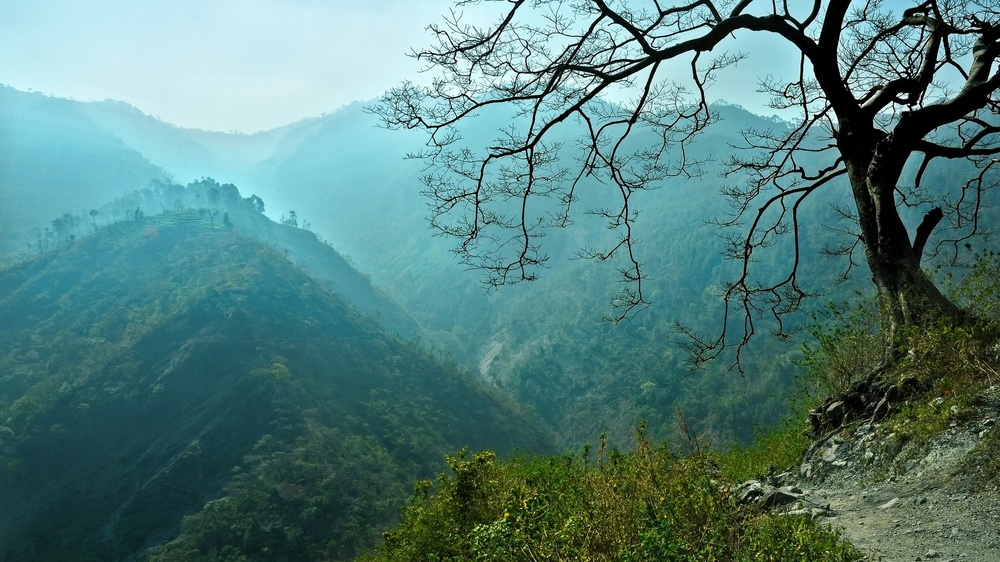
#> input picture Produccion/Jose Concha/sepia paralelo/21.jpg, 1000 x 562 px, shrunk from 1920 x 1080 before the run, found by its file name
$ python DayNight.py   (Python 2 division)
#> lines starting #> are read from the running program, lines starting #| are printed output that depends on the picture
#> in main, img is the input picture: PIL image 1000x562 RGB; mean R, G, B 84.6, 126.8, 123
__author__ = 'juank'

import numpy as np
from PIL import Image
from PIL import ImageEnhance
import time

# convierte una imagen tipo Imagen (de la libreria PIL) en una matriz(ETD) con la informacion RGB de la imagen
def convertirImgMatrixRGB(img):
    return np.array(img.convert("RGB"))
# convierte una imagen tipo Imagen (de la libreria PIL) a imagen en Negativo
# procedimiento : multiplica por base 255 cada casilla de la matriz RGB para convertir la imagen en negativo

def PasarDiaNoche(img):
    arrImg = convertirImgMatrixRGB(img)
    img=img.convert('L') #desaturar la imagen
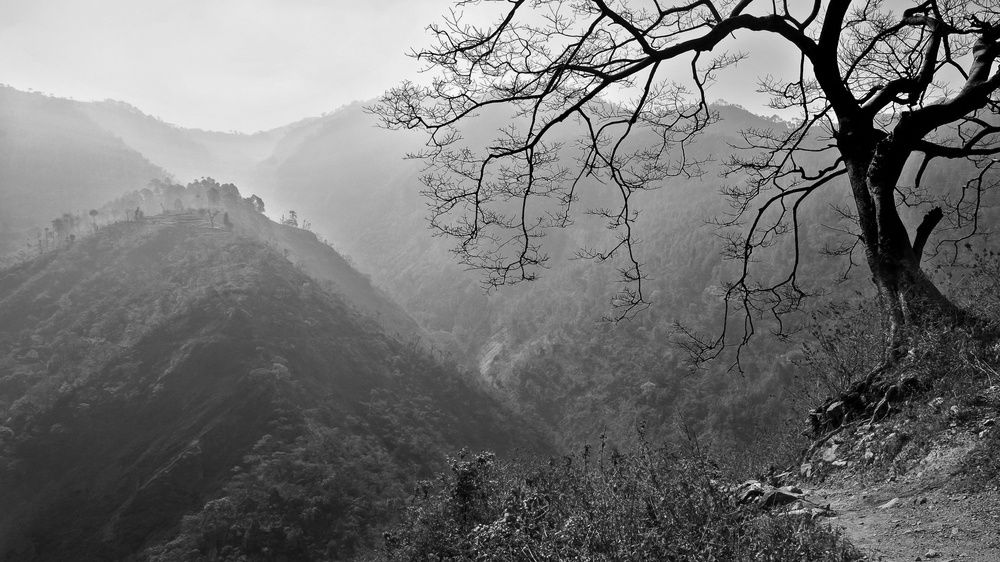
#> img: PIL image 1000x562 L; min 0, max 254, mean 113.7
    for i in range(img.size[1]):
        for j in range(img.size[0]):
            arrImg[i][j][0] = arrImg[i][j][0] * 0.2 #rojo
            arrImg[i][j][1] = arrImg[i][j][0] * 1.2 #verde
            arrImg[i][j][2] = arrImg[i][j][0] * 3.5 #azul
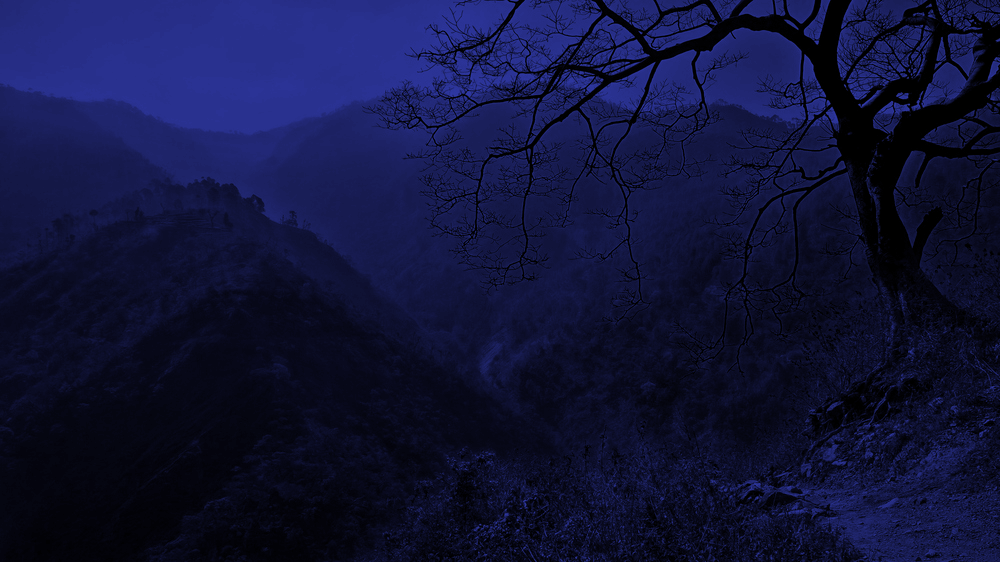
#> arrImg: shape (562, 1000, 3); mean R, G, B 16.5, 19.5, 57.6
    imgNoche = Image.fromarray(arrImg)
    contraste = ImageEnhance.Contrast(imgNoche)
    imgNoche = contraste.enhance(1.2) #asigna un valor para el contraste de la imagen
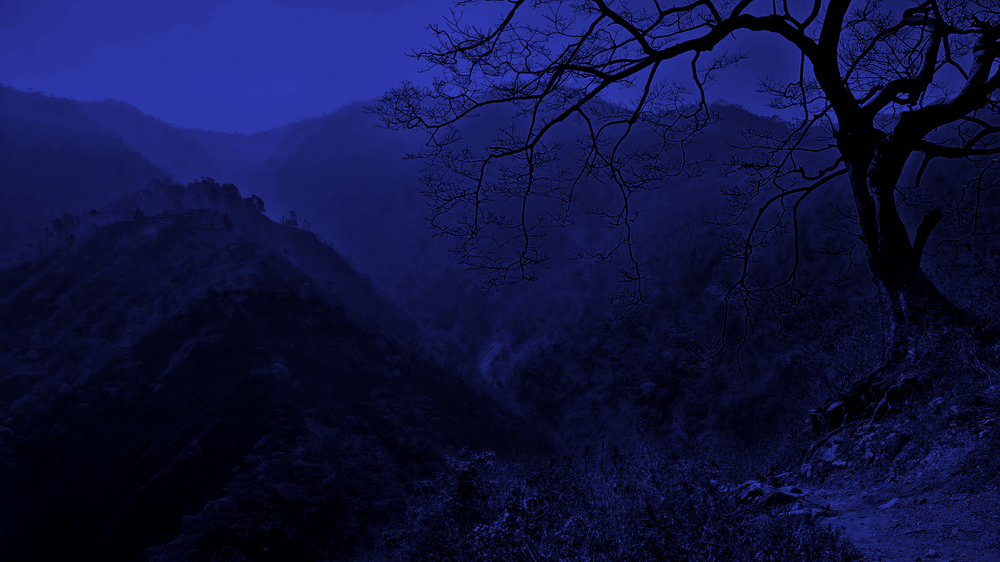
#> imgNoche: PIL image 1000x562 RGB; mean R, G, B 15.1, 18.7, 64.3
    brillo = ImageEnhance.Brightness(imgNoche)
    imgNoche = brillo.enhance(0.7) #asigna un valor para el brillo de la imagen
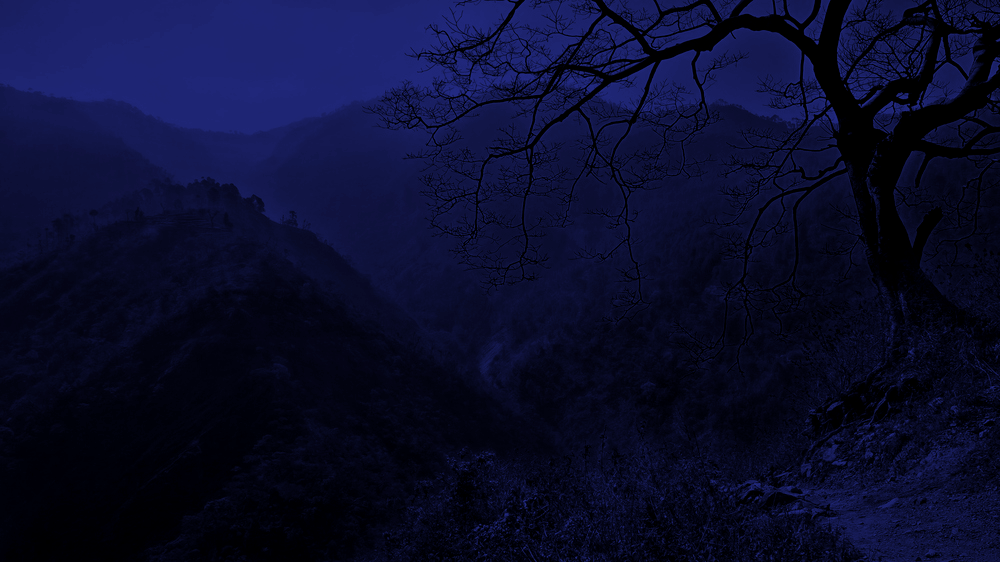
#> imgNoche: PIL image 1000x562 RGB; mean R, G, B 10.2, 12.7, 44.5
    nitidez = ImageEnhance.Sharpness(imgNoche)
    imgNoche = nitidez.enhance(2) #asigna un valor para la nitidez de la imagen
    return imgNoche
def main():
    starting_point=time.time()
    """las siguientes dos lineas corresponden al nombre del archivo y la extension con el fin de
    nombrar el archivo de salida como <nombreArchivo>Noche.<extension>
    ejemplo: paisaje.jpg -> paisajeNoche.jpg"""
    nombreImg = "21"
    extension = ".jpg"
    img=Image.open(nombreImg + extension)
    arrImg = convertirImgMatrixRGB(img)
    imgNoche=PasarDiaNoche(img)
    imgNoche.save(nombreImg+"Noche"+extension)
    elapsed_time=time.time()-starting_point
    print ""
    print "Serial Time [seconds]: " + str(elapsed_time)
    imgNoche.show()

main()

$ run again, with Produccion/Jose Concha/sepia paralelo/03.jpg copied over Produccion/Jose Concha/sepia paralelo/21.jpg
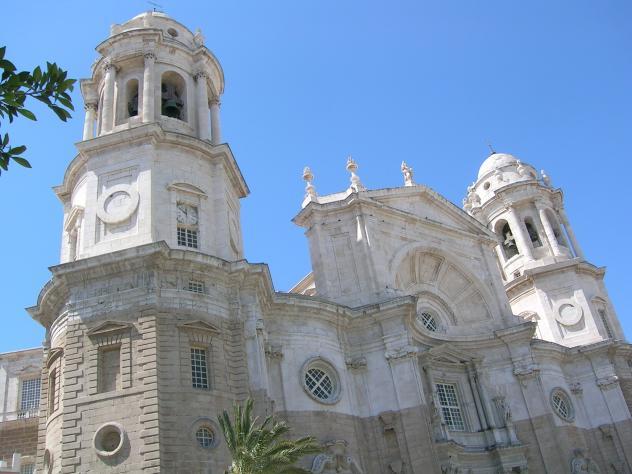
#> input picture Produccion/Jose Concha/sepia paralelo/03.jpg, 632 x 474 px, found by its file name
#> in main, img is the input picture: PIL image 632x474 RGB; mean R, G, B 126.4, 147.7, 174.6
#> img: PIL image 632x474 L
#> after the loop in PasarDiaNoche, `for i in range(img.size[1]):`:
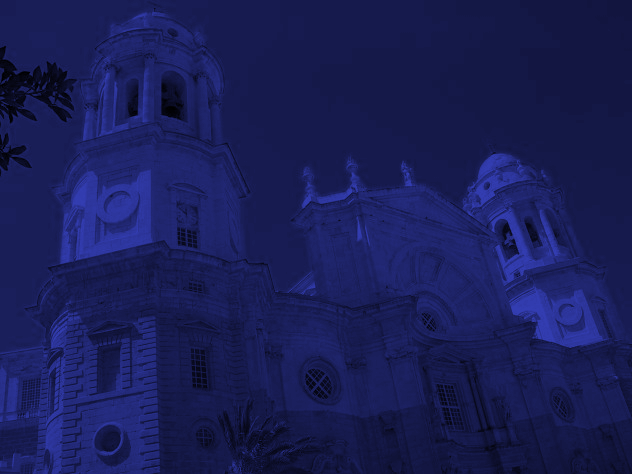
#> arrImg: shape (474, 632, 3); mean R, G, B 24.9, 29.5, 86.8
#> in PasarDiaNoche, `imgNoche = brillo.enhance(0.7)`:
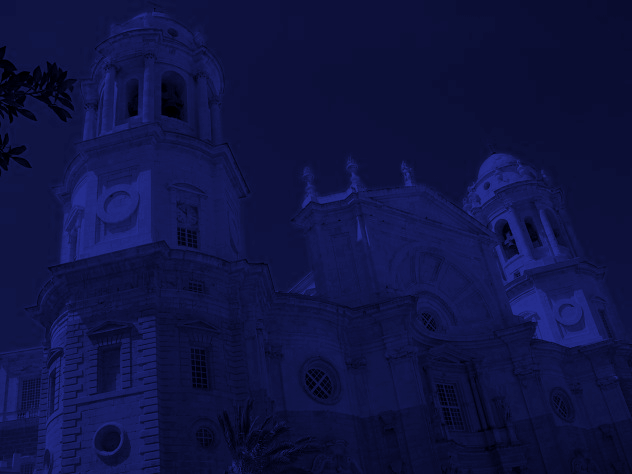
#> imgNoche: PIL image 632x474 RGB; mean R, G, B 15.3, 19.2, 67.3

$ run again, with Produccion/Jose Concha/sepia paralelo/12.jpg copied over Produccion/Jose Concha/sepia paralelo/21.jpg
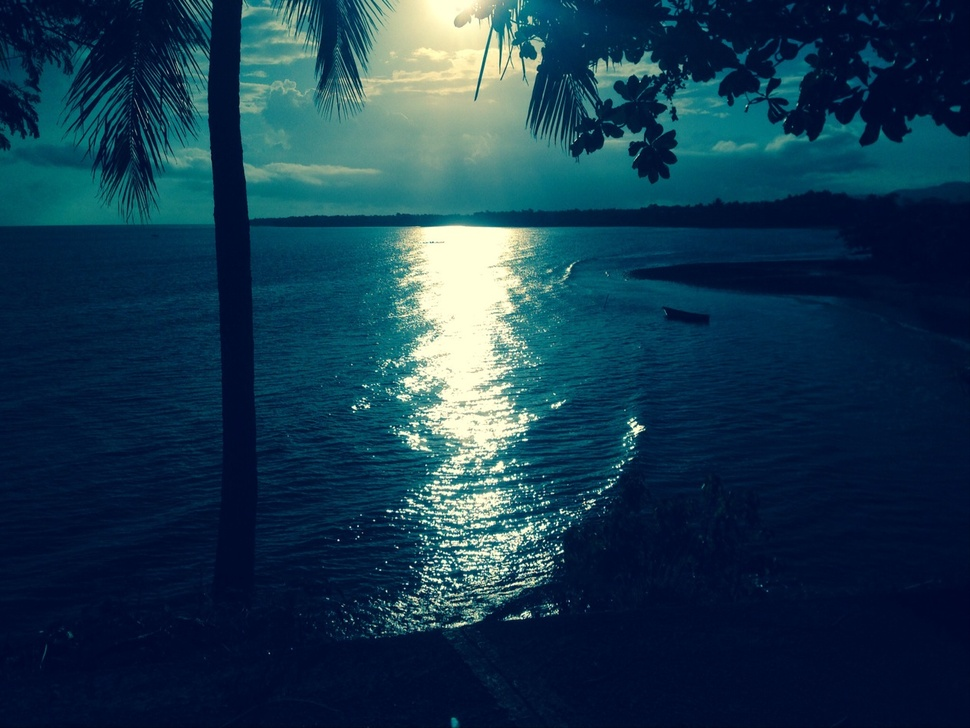
#> input picture Produccion/Jose Concha/sepia paralelo/12.jpg, 970 x 728 px, shrunk from 1265 x 949 before the run, found by its file name
#> in main, img is the input picture: PIL image 970x728 RGB; mean R, G, B 23.4, 57.4, 78.1
#> in PasarDiaNoche, `img=img.convert('L')`:
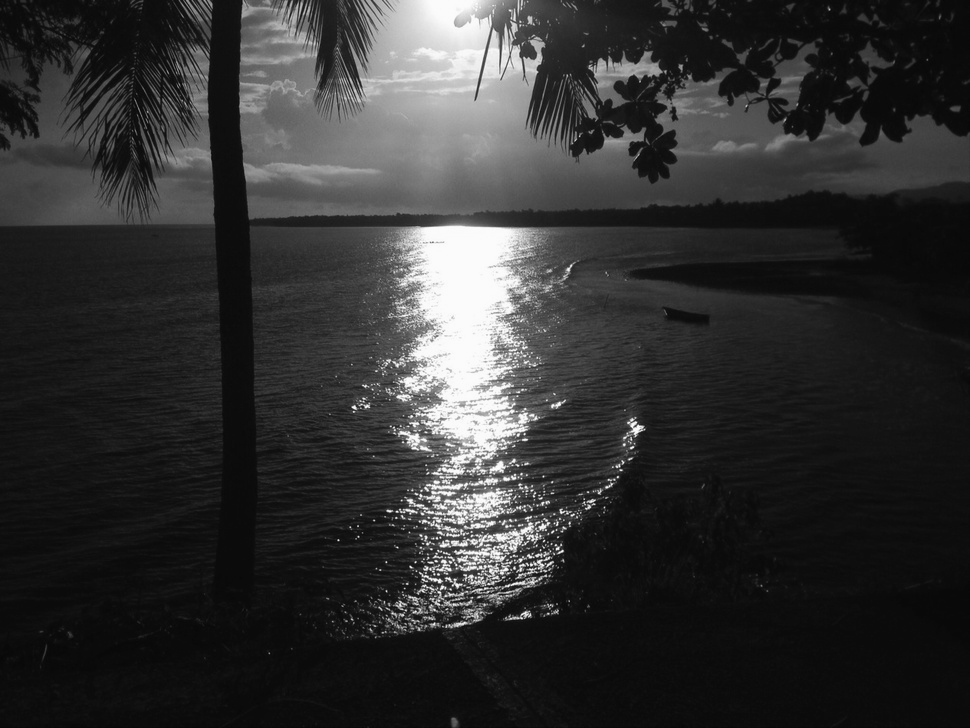
#> img: PIL image 970x728 L; min 5, max 253, mean 49.6
#> in PasarDiaNoche, `imgNoche = brillo.enhance(0.7)`:
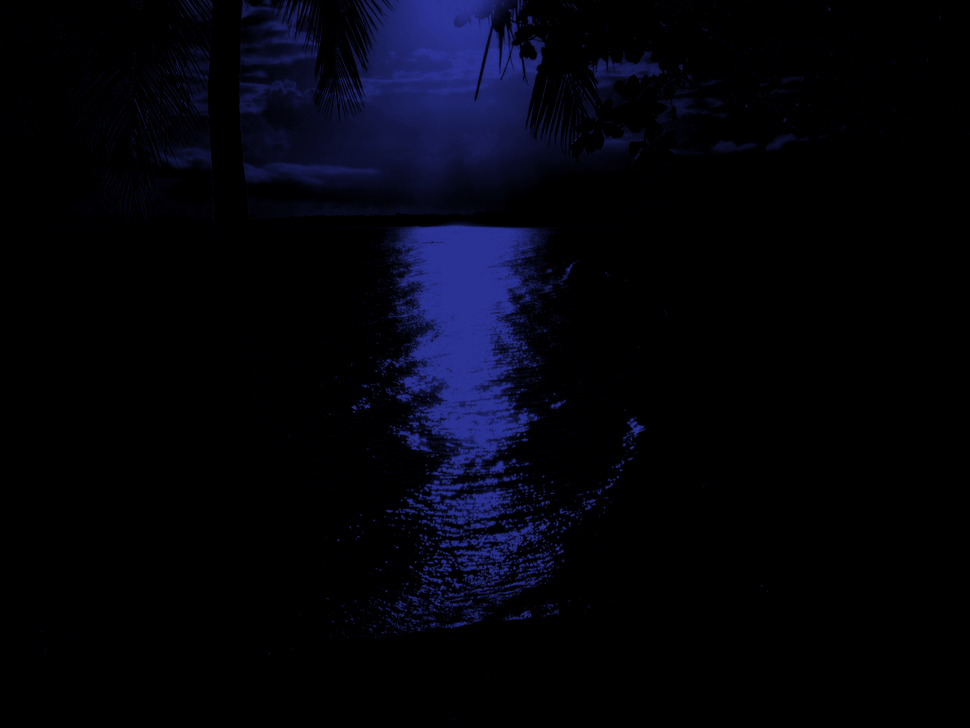
#> imgNoche: PIL image 970x728 RGB; mean R, G, B 3.3, 4, 12.5
